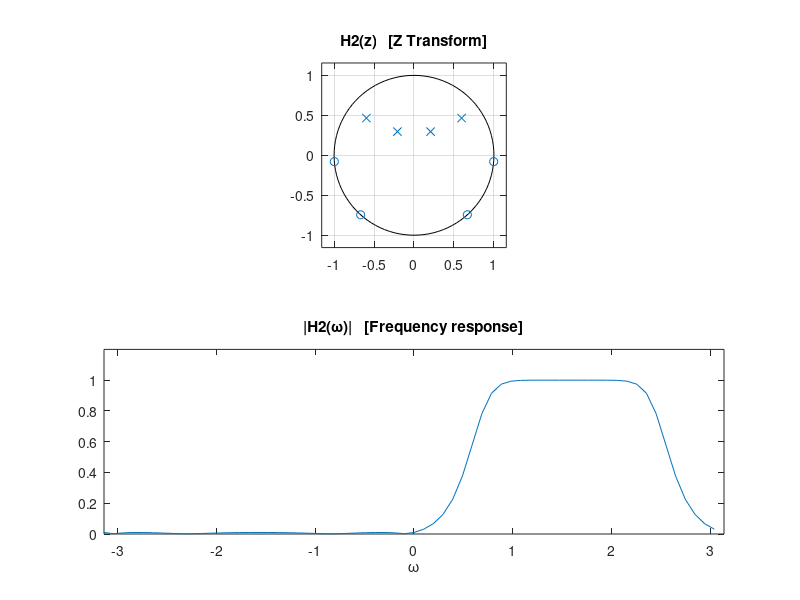
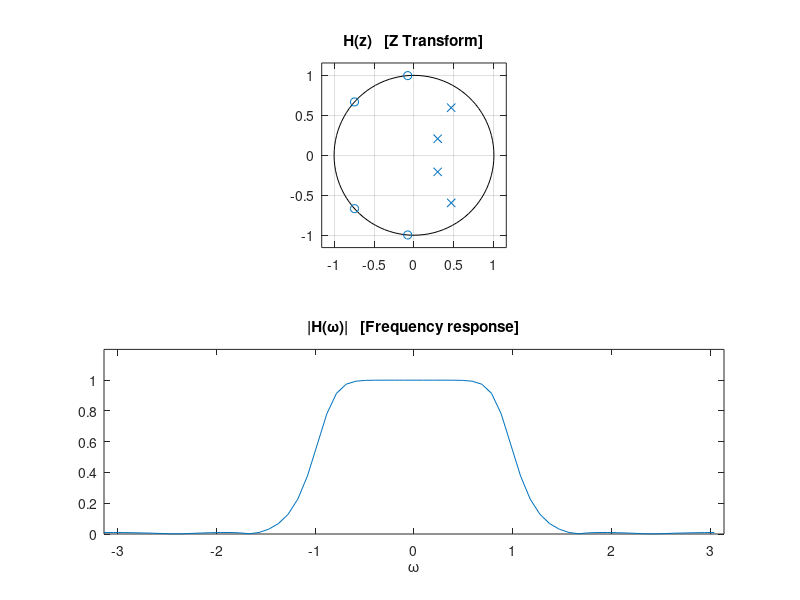

These charts were generated, in order, by the following MATLAB code:
%% demo4: Single side band filter
% using IIR filter isolate positivie frequencies.
% Pass positive frequencies. Stop negative frequencies.

%% Define IIR filter 

K = 4;
[b, a] = cheby2(K, 40, 0.5);

Nfft = 64;
H = fft(b, Nfft) ./ fft(a, Nfft);
f = (0:Nfft-1)/Nfft;
om = 2*pi*f;

figure(1)
clf
subplot(2, 1, 1)
zplane(b, a)
title('H(z)   [Z Transform]')

subplot(2, 1, 2)
plot(om - pi, fftshift(abs(H)))
title('|H(\omega)|   [Frequency response]')
xlabel('\omega')
xlim([-pi pi])
ylim([0 1.2])

%% Modulation
% Complex exponential modulation.
% Shift the spectrum by 0.5 pi

I = sqrt(-1);
s = exp( I * 0.5 * pi * (0:K) );   

b2 = b .* s;    % filter coefficients are complex !
a2 = a .* s;

H2 = fft(b2, Nfft) ./ fft(a2, Nfft);

figure(2)
clf
subplot(2, 1, 1)
zplane(b2, a2)
title('H2(z)   [Z Transform]')

subplot(2, 1, 2)
plot(om - pi, fftshift(abs(H2)))
title('|H2(\omega)|   [Frequency response]')
xlabel('\omega')
xlim([-pi pi])
ylim([0 1.2])

print -dpdf demo04

%%
% The filter H2(z) = B2(z)/A2(z)
% passes positive frequencies and stops negative frequencies!

% We can use it to isolate the positive frequencies,
% then use complex signal modulation to shift the spectrum, 
% then take the real part.
% See next example...


